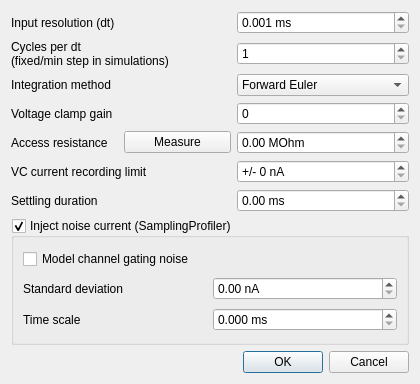
<?xml version="1.0" encoding="UTF-8"?>
<ui version="4.0">
 <class>RunDataDialog</class>
 <widget class="QDialog" name="RunDataDialog">
  <property name="geometry">
   <rect>
    <x>0</x>
    <y>0</y>
    <width>420</width>
    <height>384</height>
   </rect>
  </property>
  <property name="windowTitle">
   <string>RunData</string>
  </property>
  <layout class="QGridLayout" name="gridLayout">
   <item row="4" column="2">
    <widget class="QDoubleSpinBox" name="accessResistance">
     <property name="suffix">
      <string> MOhm</string>
     </property>
     <property name="maximum">
      <double>999.990000000000009</double>
     </property>
    </widget>
   </item>
   <item row="1" column="2">
    <widget class="QSpinBox" name="simCycles">
     <property name="minimum">
      <number>1</number>
     </property>
     <property name="maximum">
      <number>1000</number>
     </property>
    </widget>
   </item>
   <item row="6" column="2">
    <widget class="QDoubleSpinBox" name="settleDuration">
     <property name="suffix">
      <string> ms</string>
     </property>
     <property name="maximum">
      <double>10000.000000000000000</double>
     </property>
    </widget>
   </item>
   <item row="3" column="2">
    <widget class="QSpinBox" name="clampGain">
     <property name="maximum">
      <number>1000000</number>
     </property>
    </widget>
   </item>
   <item row="1" column="0" colspan="2">
    <widget class="QLabel" name="label">
     <property name="text">
      <string>Cycles per dt
(fixed/min step in simulations)</string>
     </property>
    </widget>
   </item>
   <item row="9" column="1" colspan="2">
    <widget class="QDialogButtonBox" name="buttonBox">
     <property name="standardButtons">
      <set>QDialogButtonBox::Cancel|QDialogButtonBox::Ok</set>
     </property>
    </widget>
   </item>
   <item row="4" column="1">
    <widget class="QPushButton" name="measureResistance">
     <property name="toolTip">
      <string>&lt;html&gt;&lt;head/&gt;&lt;body&gt;&lt;p&gt;Ensure current-passing electrode is in saline and stable, and bridge balance is disabled.&lt;/p&gt;&lt;p&gt;Important note: Headstage resistance must be added to the measured value manually!&lt;/p&gt;&lt;/body&gt;&lt;/html&gt;</string>
     </property>
     <property name="text">
      <string>Measure</string>
     </property>
    </widget>
   </item>
   <item row="4" column="0">
    <widget class="QLabel" name="label_3">
     <property name="text">
      <string>Access resistance</string>
     </property>
    </widget>
   </item>
   <item row="3" column="0" colspan="2">
    <widget class="QLabel" name="label_2">
     <property name="text">
      <string>Voltage clamp gain</string>
     </property>
    </widget>
   </item>
   <item row="2" column="2">
    <widget class="QComboBox" name="integrator">
     <item>
      <property name="text">
       <string>Forward Euler</string>
      </property>
     </item>
     <item>
      <property name="text">
       <string>Runge-Kutta 4</string>
      </property>
     </item>
     <item>
      <property name="text">
       <string>Runge-Kutta-Fehlberg 4/5</string>
      </property>
     </item>
    </widget>
   </item>
   <item row="6" column="0" colspan="2">
    <widget class="QLabel" name="label_4">
     <property name="text">
      <string>Settling duration</string>
     </property>
    </widget>
   </item>
   <item row="2" column="0">
    <widget class="QLabel" name="label_5">
     <property name="text">
      <string>Integration method</string>
     </property>
    </widget>
   </item>
   <item row="0" column="2">
    <widget class="QDoubleSpinBox" name="dt">
     <property name="suffix">
      <string> ms</string>
     </property>
     <property name="decimals">
      <number>3</number>
     </property>
     <property name="minimum">
      <double>0.001000000000000</double>
     </property>
     <property name="maximum">
      <double>9.999000000000001</double>
     </property>
     <property name="singleStep">
      <double>0.050000000000000</double>
     </property>
    </widget>
   </item>
   <item row="0" column="0" colspan="2">
    <widget class="QLabel" name="label_6">
     <property name="text">
      <string>Input resolution (dt)</string>
     </property>
    </widget>
   </item>
   <item row="5" column="2">
    <widget class="QDoubleSpinBox" name="Imax">
     <property name="prefix">
      <string>+/- </string>
     </property>
     <property name="suffix">
      <string> nA</string>
     </property>
     <property name="decimals">
      <number>0</number>
     </property>
     <property name="maximum">
      <double>100000.000000000000000</double>
     </property>
    </widget>
   </item>
   <item row="5" column="0" colspan="2">
    <widget class="QLabel" name="label_7">
     <property name="text">
      <string>VC current recording limit</string>
     </property>
    </widget>
   </item>
   <item row="7" column="0" colspan="3">
    <widget class="QGroupBox" name="noisy">
     <property name="title">
      <string>Inject noise current (SamplingProfiler)</string>
     </property>
     <property name="checkable">
      <bool>true</bool>
     </property>
     <layout class="QGridLayout" name="gridLayout_2">
      <item row="0" column="0" colspan="2">
       <widget class="QCheckBox" name="noisyChannels">
        <property name="text">
         <string>Model channel gating noise</string>
        </property>
       </widget>
      </item>
      <item row="1" column="0">
       <widget class="QLabel" name="label_33">
        <property name="text">
         <string>Standard deviation</string>
        </property>
       </widget>
      </item>
      <item row="1" column="1">
       <widget class="QDoubleSpinBox" name="noiseStd">
        <property name="suffix">
         <string> nA</string>
        </property>
        <property name="maximum">
         <double>1000.000000000000000</double>
        </property>
       </widget>
      </item>
      <item row="2" column="0">
       <widget class="QLabel" name="label_34">
        <property name="text">
         <string>Time scale</string>
        </property>
       </widget>
      </item>
      <item row="2" column="1">
       <widget class="QDoubleSpinBox" name="noiseTau">
        <property name="suffix">
         <string> ms</string>
        </property>
        <property name="decimals">
         <number>3</number>
        </property>
        <property name="maximum">
         <double>999.999000000000024</double>
        </property>
       </widget>
      </item>
     </layout>
    </widget>
   </item>
  </layout>
 </widget>
 <resources/>
 <connections/>
</ui>
